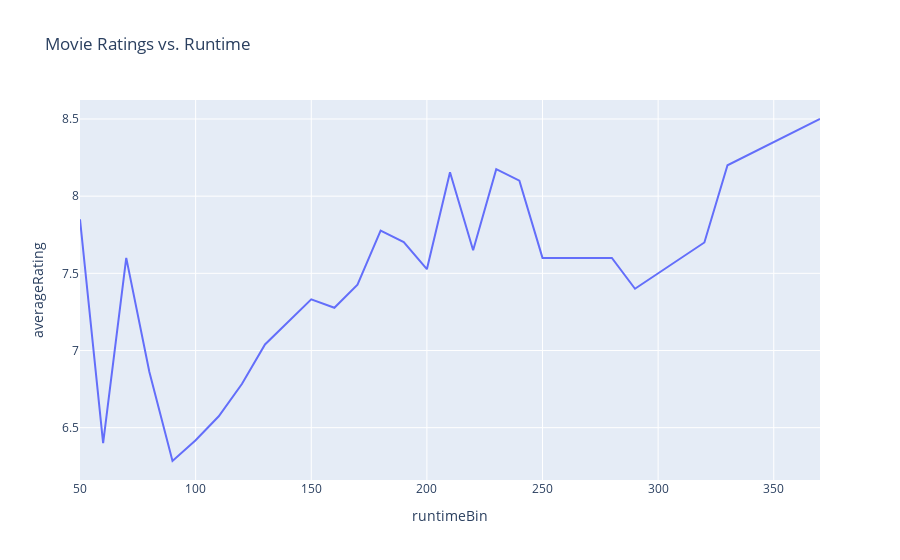

The notebook cell saved with this chart:
### Code cell
# just run this cell
px.line(res_q4, x="runtimeBin", y="averageRating",
        title="Movie Ratings vs. Runtime")

### Figure 1 — Plotly figure (JSON) as saved in the notebook; plotly's stock layout.template omitted (floating-point values rounded to 4 significant figures)
{"data": [{"hovertemplate": "runtimeBin=%{x}<br>averageRating=%{y}<extra></extra>", "legendgroup": "", "line": {"color": "#636efa", "dash": "solid"}, "marker": {"symbol": "circle"}, "mode": "lines", "name": "", "orientation": "v", "showlegend": false, "type": "scatter", "x": [50, 60, 70, 80, 90, 100, 110, 120, 130, 140, 150, 160, 170, 180, 190, 200, 210, 220, 230, 240, 250, 280, 290, 320, 330, 370], "xaxis": "x", "y": [7.85, 6.4, 7.6, 6.861, 6.284, 6.418, 6.574, 6.783, 7.039, 7.185, 7.331, 7.277, 7.427, 7.777, 7.703, 7.527, 8.156, 7.65, 8.175, 8.1, 7.6, 7.6, 7.4, 7.7, 8.2, 8.5], "yaxis": "y"}], "layout": {"legend": {"tracegroupgap": 0}, "title": {"text": "Movie Ratings vs. Runtime"}, "xaxis": {"anchor": "y", "domain": [0, 1], "title": {"text": "runtimeBin"}}, "yaxis": {"anchor": "x", "domain": [0, 1], "title": {"text": "averageRating"}}}}
